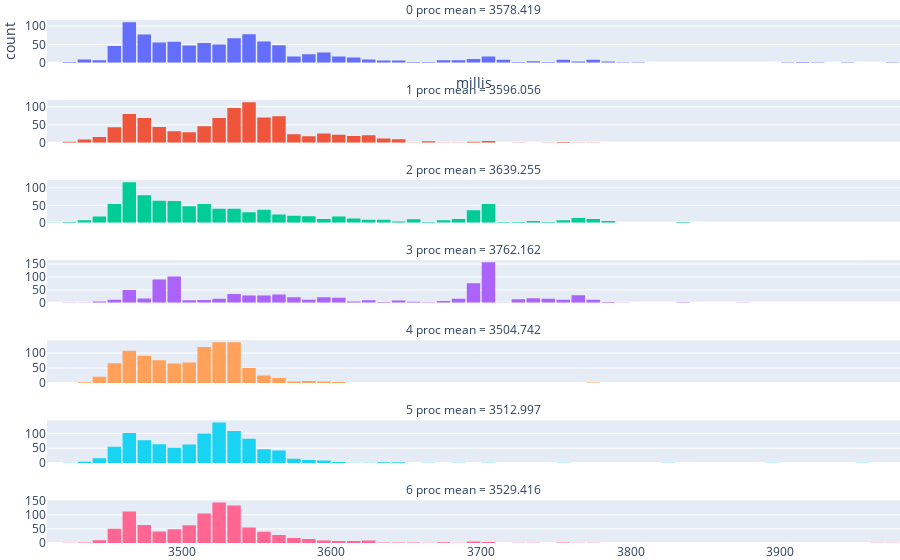

Notebook code for this chart:
### Code cell
fig7 = make_subplots(rows=7, subplot_titles=[f'{i} proc mean = {np.mean(bash_obs_list[i])}' for i in range(7)], shared_xaxes=True)
for i in range(7):
    main_plot(fig7, bash_obs_list, "Bash", "obs", i)
fig7.update_layout(
    xaxis_title='millis',
    yaxis_title='count',
    bargap=0.1,
    font=dict(
        size=12
    ),
    margin=go.layout.Margin(
        l=0, #left margin
        r=0, #right margin
        b=0, #bottom margin
        t=20, #top margin
    )
    )
fig7.update_traces(showlegend=False)
fig7.update_annotations(font_size=12)
fig7.write_image("plot4.pdf", scale = 1.0, width = 560, height = 650)
fig7.show()

### Figure 1 — Plotly figure (JSON) as saved in the notebook; plotly's stock layout.template omitted (floating-point values rounded to 4 significant figures; data arrays with more than 128 entries replaced by an {"elided": "..."} marker saying what was removed)
{"data": [{"showlegend": false, "type": "histogram", "x": {"elided": "1000 int values"}, "xaxis": "x", "xbins": {"end": 4000, "size": 10, "start": 2000}, "yaxis": "y"}, {"showlegend": false, "type": "histogram", "x": {"elided": "1000 int values"}, "xaxis": "x2", "xbins": {"end": 4000, "size": 10, "start": 2000}, "yaxis": "y2"}, {"showlegend": false, "type": "histogram", "x": {"elided": "1000 float values"}, "xaxis": "x3", "xbins": {"end": 4000, "size": 10, "start": 2000}, "yaxis": "y3"}, {"showlegend": false, "type": "histogram", "x": {"elided": "1000 int values"}, "xaxis": "x4", "xbins": {"end": 4000, "size": 10, "start": 2000}, "yaxis": "y4"}, {"showlegend": false, "type": "histogram", "x": {"elided": "1000 int values"}, "xaxis": "x5", "xbins": {"end": 4000, "size": 10, "start": 2000}, "yaxis": "y5"}, {"showlegend": false, "type": "histogram", "x": {"elided": "1000 int values"}, "xaxis": "x6", "xbins": {"end": 4000, "size": 10, "start": 2000}, "yaxis": "y6"}, {"showlegend": false, "type": "histogram", "x": {"elided": "1000 float values"}, "xaxis": "x7", "xbins": {"end": 4000, "size": 10, "start": 2000}, "yaxis": "y7"}], "layout": {"annotations": [{"font": {"size": 12}, "showarrow": false, "text": "0 proc mean = 3578.419", "x": 0.5, "xanchor": "center", "xref": "paper", "y": 1.0, "yanchor": "bottom", "yref": "paper"}, {"font": {"size": 12}, "showarrow": false, "text": "1 proc mean = 3596.056", "x": 0.5, "xanchor": "center", "xref": "paper", "y": 0.8469, "yanchor": "bottom", "yref": "paper"}, {"font": {"size": 12}, "showarrow": false, "text": "2 proc mean = 3639.255", "x": 0.5, "xanchor": "center", "xref": "paper", "y": 0.6939, "yanchor": "bottom", "yref": "paper"}, {"font": {"size": 12}, "showarrow": false, "text": "3 proc mean = 3762.162", "x": 0.5, "xanchor": "center", "xref": "paper", "y": 0.5408, "yanchor": "bottom", "yref": "paper"}, {"font": {"size": 12}, "showarrow": false, "text": "4 proc mean = 3504.742", "x": 0.5, "xanchor": "center", "xref": "paper", "y": 0.3878, "yanchor": "bottom", "yref": "paper"}, {"font": {"size": 12}, "showarrow": false, "text": "5 proc mean = 3512.997", "x": 0.5, "xanchor": "center", "xref": "paper", "y": 0.2347, "yanchor": "bottom", "yref": "paper"}, {"font": {"size": 12}, "showarrow": false, "text": "6 proc mean = 3529.416", "x": 0.5, "xanchor": "center", "xref": "paper", "y": 0.08163, "yanchor": "bottom", "yref": "paper"}], "bargap": 0.1, "font": {"size": 12}, "margin": {"b": 0, "l": 0, "r": 0, "t": 20}, "xaxis": {"anchor": "y", "domain": [0, 1], "matches": "x7", "showticklabels": false, "title": {"text": "millis"}}, "xaxis2": {"anchor": "y2", "domain": [0, 1], "matches": "x7", "showticklabels": false}, "xaxis3": {"anchor": "y3", "domain": [0, 1], "matches": "x7", "showticklabels": false}, "xaxis4": {"anchor": "y4", "domain": [0, 1], "matches": "x7", "showticklabels": false}, "xaxis5": {"anchor": "y5", "domain": [0, 1], "matches": "x7", "showticklabels": false}, "xaxis6": {"anchor": "y6", "domain": [0, 1], "matches": "x7", "showticklabels": false}, "xaxis7": {"anchor": "y7", "domain": [0, 1]}, "yaxis": {"anchor": "x", "domain": [0.9184, 1.0], "title": {"text": "count"}}, "yaxis2": {"anchor": "x2", "domain": [0.7653, 0.8469]}, "yaxis3": {"anchor": "x3", "domain": [0.6122, 0.6939]}, "yaxis4": {"anchor": "x4", "domain": [0.4592, 0.5408]}, "yaxis5": {"anchor": "x5", "domain": [0.3061, 0.3878]}, "yaxis6": {"anchor": "x6", "domain": [0.1531, 0.2347]}, "yaxis7": {"anchor": "x7", "domain": [0, 0.08163]}}}
